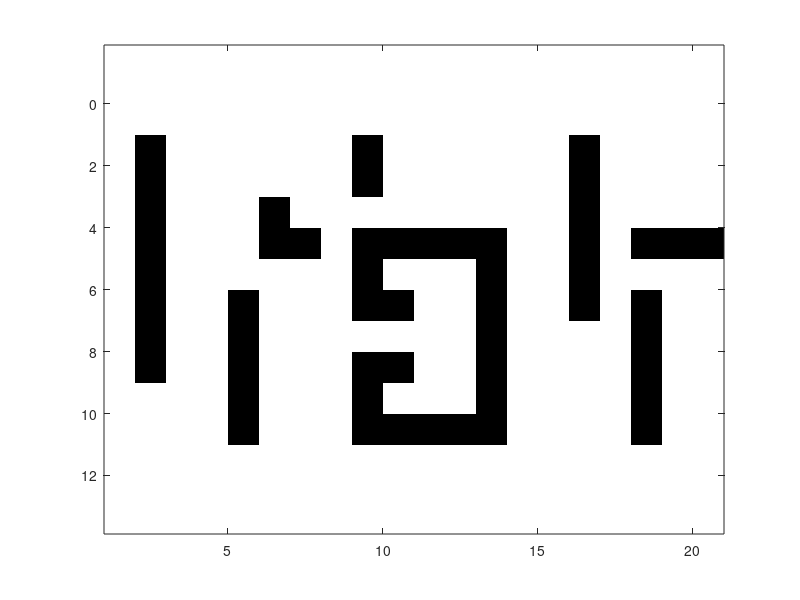

Write MATLAB code to recreate this figure. (Note: this script raises an error after producing the figure.)
%%%%%%%%%%%%%%%%%%%%%%%%%%%%%%%%%%%%%%%%%%%%%%%%%%%%%%%%%%%%%%%%%%%%%%%%%%%%%%%%
% Università della Svizzera Italiana, Faculty of Informatics
% Simon Maurer
% Assignement 06 - Navigation
% April 9, 2014
% Octave v3.6.4
%%%%%%%%%%%%%%%%%%%%%%%%%%%%%%%%%%%%%%%%%%%%%%%%%%%%%%%%%%%%%%%%%%%%%%%%%%%%%%%%

% load data
clear;
clf;

% initialize variables
load ex06_environment.mat;
start = [1, 1];                 % start cooridinates (y, x)
target = [10, 20];              % target coordinates (y, x)
%% another maze to test (overwrite given maze)
%start = [1, 1];                 % start cooridinates (y, x)
%target = [3, 1];                % target coordinates (y, x)
%mat = [
%    0 0 0 0 0 0 0 0 0 0 0 0 0 0 0 0 0 0 0 0;
%    1 1 1 1 0 1 1 1 1 1 1 1 1 1 1 1 1 1 1 0;
%    0 1 0 1 0 0 0 0 0 0 0 0 0 0 0 0 1 0 1 0;
%    0 1 0 1 0 1 1 1 1 1 1 1 1 1 1 1 1 0 1 0;
%    0 1 0 1 0 0 0 1 0 0 0 0 0 0 0 0 0 0 1 0;
%    0 1 0 1 0 1 0 1 0 0 0 0 0 0 0 0 0 0 1 0;
%    0 1 0 1 0 1 0 1 1 1 1 1 1 1 1 1 1 0 1 0;
%    0 1 0 0 0 1 0 0 0 0 0 0 0 0 0 0 0 0 1 0;
%    0 1 1 1 1 1 1 1 1 1 1 1 1 1 1 1 1 1 1 0;
%    0 0 0 0 0 0 0 0 0 0 0 0 0 0 0 0 0 0 0 0;
%];
% the following declarations are used to increase the readability of the code
global _north = 1;
global _west = 2;
global _south = 3;
global _east = 4;

% initialize image
[r, c] = size(mat);
figure(1);
h = imagesc((1:c)+0.5,(1:r)+0.5,mat);
color_grad = fliplr([0.1:0.1:0.7])';
color = [1 1 1; [ones(7, 1) color_grad color_grad];0 0 1; 0 1 0; 0 0 0;];
colormap(color);
axis equal;

% compute path
[mat_res step_count path, path_tot] = df(start, target, mat, 'y', h);

% add start and target position to the image and print out the step counter
mat_res(start(1), start(2)) = 0.8;
mat_res(target(1), target(2)) = 0.9;
if (sum(sum(mat_res == 0)) == 0)
    colormap(color(2:end, :));
end
set(h, 'cdata', mat_res);
if step_count == inf
    printf('target is not reachable!\n');
else
    printf('%d steps are necessary to move from (%d, %d) to (%d, %d)\n', ...
        step_count, start(2), start(1), target(2), target(1));
end

% save the final image
print -deps -color ex06_graph.eps
print -dpng -color ex06_graph.png

%% plot the direct path and the complete path
%figure(2);
%subplot(2, 1, 1);
%plot(path(:,2), -path(:,1));
%axis equal;
%title('Direct Path');
%subplot(2, 1, 2);
%plot(path_tot(:,2), -path_tot(:,1));
%axis equal;
%title('Complete Path');
